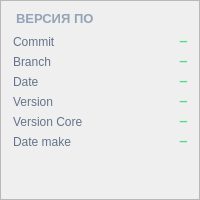
         <widget class="QFrame" name="frameVersion">
          <property name="sizePolicy">
           <sizepolicy hsizetype="Expanding" vsizetype="Expanding">
            <horstretch>1</horstretch>
            <verstretch>1</verstretch>
           </sizepolicy>
          </property>
          <property name="minimumSize">
           <size>
            <width>0</width>
            <height>200</height>
           </size>
          </property>
          <property name="styleSheet">
           <string notr="true">#frameVersion {
    border-radius: 8px;
    border: 1px solid #1f2a44;
    background-color: #0b1220;
}</string>
          </property>
          <property name="frameShape">
           <enum>QFrame::StyledPanel</enum>
          </property>
          <layout class="QVBoxLayout" name="verticalLayout_version">
           <property name="spacing">
            <number>6</number>
           </property>
           <property name="leftMargin">
            <number>12</number>
           </property>
           <property name="topMargin">
            <number>10</number>
           </property>
           <property name="rightMargin">
            <number>12</number>
           </property>
           <property name="bottomMargin">
            <number>10</number>
           </property>
           <item>
            <widget class="QLabel" name="labelVersionTitle">
             <property name="font">
              <font>
               <pointsize>10</pointsize>
               <bold>true</bold>
              </font>
             </property>
             <property name="styleSheet">
              <string notr="true">color: #94a3b8;
padding-bottom: 2px;
border-bottom: 1px solid #1f2a44;</string>
             </property>
             <property name="text">
              <string>ВЕРСИЯ ПО</string>
             </property>
            </widget>
           </item>
           <item>
            <layout class="QHBoxLayout" name="horizontalLayout_versionCommit">
             <item>
              <widget class="QLabel" name="labelVersionCommitCaption">
               <property name="styleSheet">
                <string notr="true">color: #64748b;</string>
               </property>
               <property name="text">
                <string>Commit</string>
               </property>
              </widget>
             </item>
             <item>
              <widget class="QLabel" name="labelVersionCommitValue">
               <property name="styleSheet">
                <string notr="true">color: #4ade80;
font-family: Consolas;
font-weight: bold;</string>
               </property>
               <property name="text">
                <string>—</string>
               </property>
               <property name="alignment">
                <set>Qt::AlignRight|Qt::AlignTrailing|Qt::AlignVCenter</set>
               </property>
              </widget>
             </item>
            </layout>
           </item>
           <item>
            <layout class="QHBoxLayout" name="horizontalLayout_versionBranch">
             <item>
              <widget class="QLabel" name="labelVersionBranchCaption">
               <property name="styleSheet">
                <string notr="true">color: #64748b;</string>
               </property>
               <property name="text">
                <string>Branch</string>
               </property>
              </widget>
             </item>
             <item>
              <widget class="QLabel" name="labelVersionBranchValue">
               <property name="styleSheet">
                <string notr="true">color: #4ade80;
font-family: Consolas;
font-weight: bold;</string>
               </property>
               <property name="text">
                <string>—</string>
               </property>
               <property name="alignment">
                <set>Qt::AlignRight|Qt::AlignTrailing|Qt::AlignVCenter</set>
               </property>
              </widget>
             </item>
            </layout>
           </item>
           <item>
            <layout class="QHBoxLayout" name="horizontalLayout_versionDate">
             <item>
              <widget class="QLabel" name="labelVersionDateCaption">
               <property name="styleSheet">
                <string notr="true">color: #64748b;</string>
               </property>
               <property name="text">
                <string>Date</string>
               </property>
              </widget>
             </item>
             <item>
              <widget class="QLabel" name="labelVersionDateValue">
               <property name="styleSheet">
                <string notr="true">color: #4ade80;
font-family: Consolas;
font-weight: bold;</string>
               </property>
               <property name="text">
                <string>—</string>
               </property>
               <property name="alignment">
                <set>Qt::AlignRight|Qt::AlignTrailing|Qt::AlignVCenter</set>
               </property>
              </widget>
             </item>
            </layout>
           </item>
           <item>
            <layout class="QHBoxLayout" name="horizontalLayout_versionVersion">
             <item>
              <widget class="QLabel" name="labelVersionVersionCaption">
               <property name="styleSheet">
                <string notr="true">color: #64748b;</string>
               </property>
               <property name="text">
                <string>Version</string>
               </property>
              </widget>
             </item>
             <item>
              <widget class="QLabel" name="labelVersionVersionValue">
               <property name="styleSheet">
                <string notr="true">color: #4ade80;
font-family: Consolas;
font-weight: bold;</string>
               </property>
               <property name="text">
                <string>—</string>
               </property>
               <property name="alignment">
                <set>Qt::AlignRight|Qt::AlignTrailing|Qt::AlignVCenter</set>
               </property>
              </widget>
             </item>
            </layout>
           </item>
           <item>
            <layout class="QHBoxLayout" name="horizontalLayout_versionCore">
             <item>
              <widget class="QLabel" name="labelVersionCoreCaption">
               <property name="styleSheet">
                <string notr="true">color: #64748b;</string>
               </property>
               <property name="text">
                <string>Version Core</string>
               </property>
              </widget>
             </item>
             <item>
              <widget class="QLabel" name="labelVersionCoreValue">
               <property name="styleSheet">
                <string notr="true">color: #4ade80;
font-family: Consolas;
font-weight: bold;</string>
               </property>
               <property name="text">
                <string>—</string>
               </property>
               <property name="alignment">
                <set>Qt::AlignRight|Qt::AlignTrailing|Qt::AlignVCenter</set>
               </property>
              </widget>
             </item>
            </layout>
           </item>
           <item>
            <layout class="QHBoxLayout" name="horizontalLayout_versionDateMake">
             <item>
              <widget class="QLabel" name="labelVersionDateMakeCaption">
               <property name="styleSheet">
                <string notr="true">color: #64748b;</string>
               </property>
               <property name="text">
                <string>Date make</string>
               </property>
              </widget>
             </item>
             <item>
              <widget class="QLabel" name="labelVersionDateMakeValue">
               <property name="styleSheet">
                <string notr="true">color: #4ade80;
font-family: Consolas;
font-weight: bold;</string>
               </property>
               <property name="text">
                <string>—</string>
               </property>
               <property name="alignment">
                <set>Qt::AlignRight|Qt::AlignTrailing|Qt::AlignVCenter</set>
               </property>
              </widget>
             </item>
            </layout>
           </item>
           <item>
            <spacer name="verticalSpacer_version">
             <property name="orientation">
              <enum>Qt::Vertical</enum>
             </property>
             <property name="sizeHint" stdset="0">
              <size>
               <width>20</width>
               <height>10</height>
              </size>
             </property>
            </spacer>
           </item>
          </layout>
         </widget>
